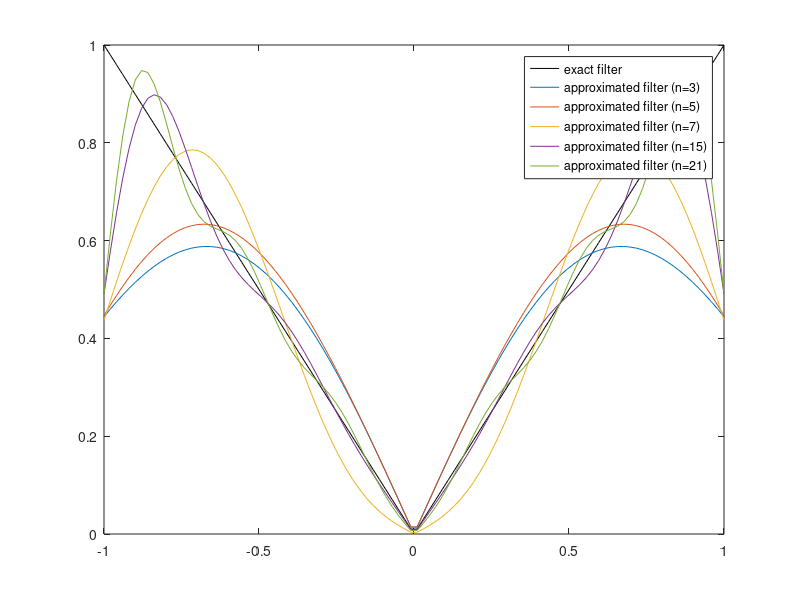

Write the MATLAB code that produced this figure.

%% 4c

clear all
close all
clc

col = lines;

c = 1;
Fh_exact = @(w) 1i.*w.*(abs(w)<=c);
h_exact = @(x)1/pi*(c.*x.*cos(c.*x)-sin(c.*x))./x.^2;
ns = [3 5 7 15 21];
ws = linspace(-c,c);
plot(ws,abs(Fh_exact(ws)),'k')
hold on
leg = {'exact filter'};
for i=1:length(ns)
	n = ns(i);
	ks = -n:n;
	
	% h_exact is 0 at k=0
	ks = ks([1:n n+2:end]);
	
	h_approx = 0;
	for j=1:length(ks)
		h_approx = h_approx + h_exact(ks(j))*exp(-1i*ks(j)*ws);
	end
	plot(ws, abs(h_approx), 'color', col(i,:))
	leg{end+1} = sprintf('approximated filter (n=%d)', n);
end

legend(leg, 'location', 'best')

